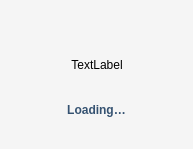
<?xml version="1.0" encoding="UTF-8"?>
<ui version="4.0">
 <class>LoaderDialog</class>
 <widget class="QDialog" name="LoaderDialog">
  <property name="geometry">
   <rect>
    <x>0</x>
    <y>0</y>
    <width>193</width>
    <height>149</height>
   </rect>
  </property>
  <property name="windowTitle">
   <string>Coin Selection</string>
  </property>
  <property name="styleSheet">
   <string notr="true">background-color: rgb(245, 245, 245);</string>
  </property>
  <layout class="QVBoxLayout" name="verticalLayout_2">
   <item>
    <layout class="QVBoxLayout" name="verticalLayout">
     <item>
      <spacer name="verticalSpacer">
       <property name="orientation">
        <enum>Qt::Vertical</enum>
       </property>
       <property name="sizeHint" stdset="0">
        <size>
         <width>20</width>
         <height>13</height>
        </size>
       </property>
      </spacer>
     </item>
     <item>
      <layout class="QHBoxLayout" name="horizontalLayout">
       <item>
        <spacer name="horizontalSpacer">
         <property name="orientation">
          <enum>Qt::Horizontal</enum>
         </property>
         <property name="sizeHint" stdset="0">
          <size>
           <width>45</width>
           <height>64</height>
          </size>
         </property>
        </spacer>
       </item>
       <item>
        <widget class="QLabel" name="spinnerIcon">
         <property name="maximumSize">
          <size>
           <width>64</width>
           <height>64</height>
          </size>
         </property>
         <property name="styleSheet">
          <string notr="true">background-color: rgb(245, 245, 245);</string>
         </property>
         <property name="text">
          <string>TextLabel</string>
         </property>
         <property name="alignment">
          <set>Qt::AlignCenter</set>
         </property>
        </widget>
       </item>
       <item>
        <spacer name="horizontalSpacer_2">
         <property name="orientation">
          <enum>Qt::Horizontal</enum>
         </property>
         <property name="sizeHint" stdset="0">
          <size>
           <width>45</width>
           <height>20</height>
          </size>
         </property>
        </spacer>
       </item>
      </layout>
     </item>
     <item>
      <widget class="QLabel" name="loaderMessage">
       <property name="styleSheet">
        <string notr="true">background-color:whitesmoke;
	font-family: &quot;Open Sans&quot;;
	color:#355271;
	font-size: 12px;
	font-weight: 500;</string>
       </property>
       <property name="text">
        <string>Loading…</string>
       </property>
       <property name="alignment">
        <set>Qt::AlignCenter</set>
       </property>
      </widget>
     </item>
     <item>
      <spacer name="verticalSpacer_2">
       <property name="orientation">
        <enum>Qt::Vertical</enum>
       </property>
       <property name="sizeHint" stdset="0">
        <size>
         <width>20</width>
         <height>12</height>
        </size>
       </property>
      </spacer>
     </item>
    </layout>
   </item>
  </layout>
 </widget>
 <resources/>
 <connections/>
</ui>
